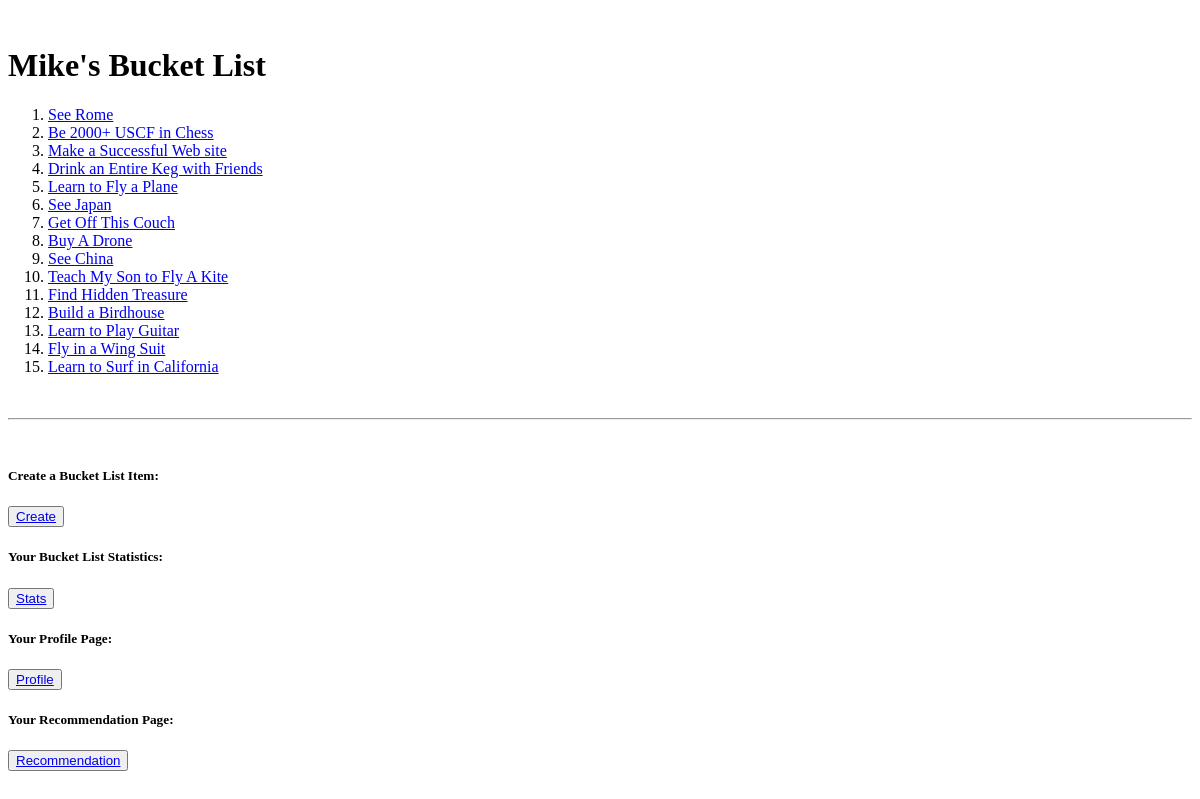
/bucketlist/mylist/ (signed in), run on an earlier commit of the app's database.
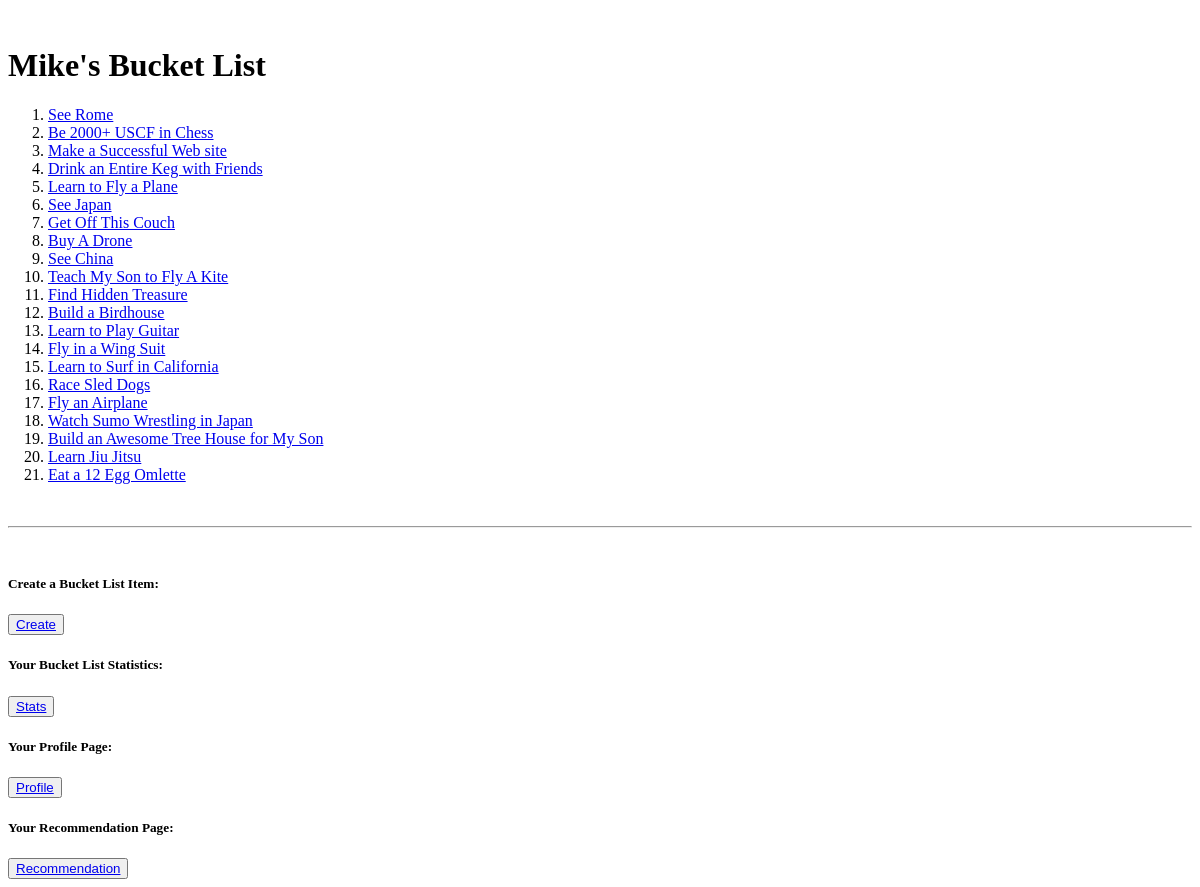
And on a later commit of the database.
### BucketList/models.py (models this page shows, shortened)
class BucketListItem(models.Model):
    text = models.CharField(max_length = 200)
    pub_by = models.ForeignKey(User,editable = False)
    pub_date = models.DateTimeField(editable=False)
    goal_type = models.CharField(choices = CHOICES, max_length = 200)
    cost = models.CharField(max_length = 20)
    time = models.CharField(max_length = 20)
    hours = models.CharField(max_length = 20)
    crossed_off = models.BooleanField(editable = False)
    def recently_added(self):
        return self.pub_date >= timezone.now() - datetime.timedelta(days = 1)
    recently_added.boolean = True

### BucketList/views.py (the view)
@login_required
def my_list(request):
    personal_list = BucketListItem.objects.all().filter(pub_by = request.user.id)
    context = {'personal_list': personal_list,
                      'user': request.user.username
                    }
    return render(request, 'BucketList/mylist.html', context)

### BucketList/templates/BucketList/mylist.html (shortened to what this page needs)
{% if user %}
    <h1>{{user}}'s Bucket List</h1>
    {% if personal_list %}
        <ol>
        {% for item in personal_list %}
            {% if item.crossed_off == True %}
                <li><a href = '/bucketlist/mylist/view/{{item.id}}/'  style="text-decoration: line-through;">{{ item.text }}</a></li>
            {% else %}
                <li><a href = '/bucketlist/mylist/view/{{item.id}}/'>{{ item.text }}</a></li>
            {% endif %}
        {% endfor %}
        </ol>
    {% else %}
        <p>You don't have any Bucket List items yet!  Better get on that.</p>
    {% endif %}
    <hr>
    <h5>Create a Bucket List Item:</h5>
    <button><a href="/bucketlist/create/">Create</a></button>
    <h5>Your Bucket List Statistics:</h5>
    <button><a href="/bucketlist/mylist/stats/">Stats</a></button>
    <h5>Your Profile Page:</h5>
    <button><a href="/bucketlist/userstats/{{user}}">Profile</a></button>
    <h5>Your Recommendation Page:</h5>
    <button><a href="/bucketlist/mylist/recommendation/">Recommendation</a></button>
{% else %}
    <p>Sorry, it doesn't seem like you are logged in!</p>
{% endif %}

What changed in the data, as far as the page shows it:
added BucketListItem: text "Race Sled Dogs"
added BucketListItem: text "Fly an Airplane"
added BucketListItem: text "Watch Sumo Wrestling in Japan"
added BucketListItem: text "Build an Awesome Tree House for My Son"
added BucketListItem: text "Learn Jiu Jitsu"
added BucketListItem: text "Eat a 12 Egg Omlette"
